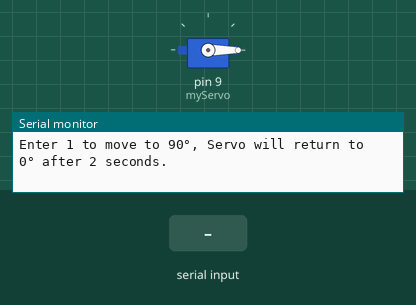
Recording of a sketch running on a simulated Arduino Uno, built with avr-gcc and run on an emulated ATmega328P. Parts: servo, the last lines printed to the serial monitor. The inputs (shaded band) are chosen by the test bench.

Above: at 1.2 s.
1.3 s: "1" received over Serial
At 2.3 s:
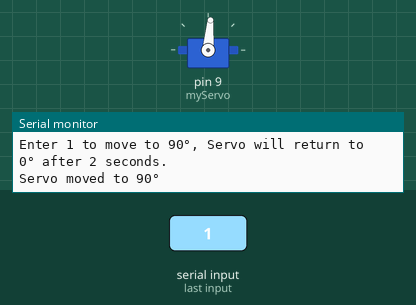
4.3 s: "0" received over Serial
Timing chart, 0 to 7.3 s (numbered marks = the images above; inputs shaded):
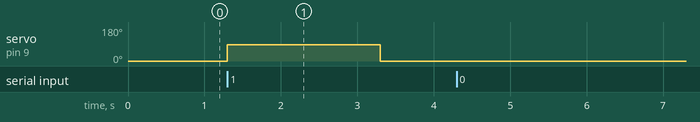

The sketch:

Servo_Motor_Control.ino
```cpp
#include <Servo.h>

Servo myServo; // Create a Servo object

void setup() {
  myServo.attach(9);  // Attach the servo to pin 9
  myServo.write(0);   // Initialize the servo at 0°
  Serial.begin(9600); // Start Serial communication
  Serial.println("Enter 1 to move to 90°, Servo will return to 0° after 2 seconds.");
}

void loop() {
  // Check if there is input from Serial Monitor
  if (Serial.available() > 0) {
    char input = Serial.read(); // Read the input

    if (input == '1') { // If input is 1
      myServo.write(85); // Move servo to 90°
      Serial.println("Servo moved to 90°");
      delay(2000); // Wait for 2 seconds
      myServo.write(0); // Move servo back to 0°
      Serial.println("Servo moved to 0°");
    } else {
      Serial.println("Invalid input! Enter 1 only.");
    }
  }
}
```

Measured:
- after the input at 1.3 s, servo on pin 9 (myServo): 0° → 85° at once, → 0° 2.0 s later
